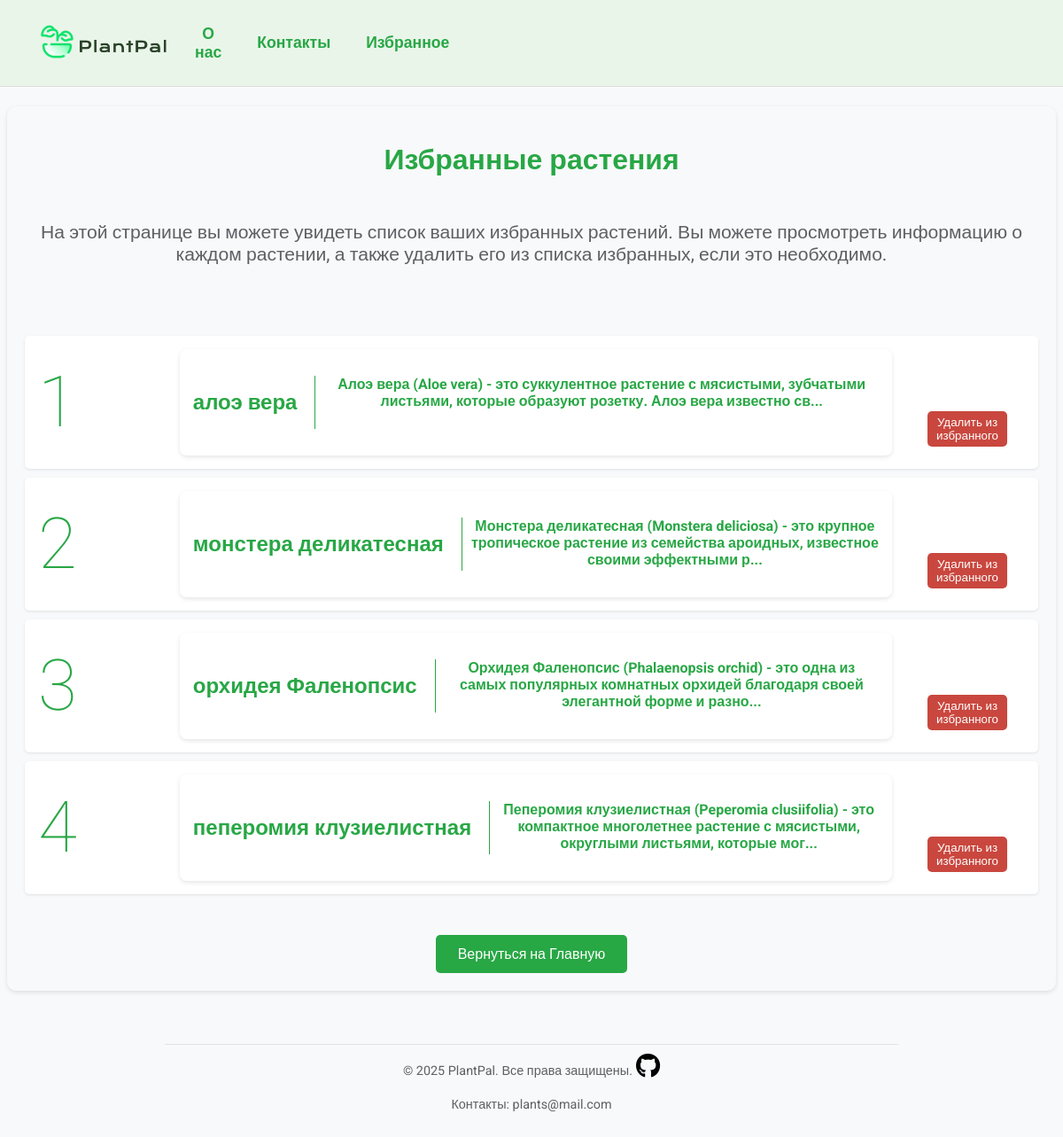
The page /favorites (signed in) on the database its author committed.
### tables this page shows
CREATE TABLE plants (
        id INTEGER PRIMARY KEY AUTOINCREMENT,
        name TEXT NOT NULL,
        description TEXT,
        lighting TEXT,
        watering TEXT,
        fertilizing TEXT,
        temperature TEXT,
        humidity TEXT,
        transplanting TEXT,
        soil_type TEXT,
        propagation TEXT,
        common_pests TEXT,
        toxicity_to_pets TEXT,
        blooming_season TEXT,
        pruning TEXT,
        special_care TEXT,
        diseases_description TEXT,
        diseases_prevention TEXT,
        diseases_treatment TEXT
    );

### app.py (the view)
@app.route('/favorites')
@login_required
def favorites():
    user_id = current_user.id
    favorite_plant_ids = get_favorite_plants(user_id)
    plants_info = []
    if favorite_plant_ids:
        try:
            conn = sqlite3.connect(DATABASE)
            cursor = conn.cursor()
            cursor.execute("SELECT * FROM plants WHERE id IN ({})".format(','.join('?' * len(favorite_plant_ids))), favorite_plant_ids)
            plants_info = cursor.fetchall()
        except Exception as e:
            logging.error(f"Ошибка при получении избранных растений для пользователя {user_id}: {e}")
            flash('Произошла ошибка при загрузке избранных растений.', 'error')
        finally:
            conn.close()
    return render_template('favorites.html', username=current_user.username, plants=plants_info)

### app.py (called while the page is built)
@login_manager.user_loader
def load_user(user_id):
    conn = sqlite3.connect(DATABASE)
    cursor = conn.cursor()
    cursor.execute("SELECT * FROM users WHERE id = ?", (user_id,))
    user_data = cursor.fetchone()
    conn.close()
    if user_data:
        return User(*user_data)
    return None

def get_favorite_plants(user_id):
    try:
        conn = sqlite3.connect(DATABASE)
        cursor = conn.cursor()
        cursor.execute("SELECT plant_id FROM favorite_plants WHERE user_id = ?", (user_id,))
        favorite_plant_ids = cursor.fetchall()
    except Exception as e:
        logging.error(f"Ошибка при получении избранных растений для пользователя {user_id}: {e}")
        return []
    finally:
        conn.close()
    return [plant_id[0] for plant_id in favorite_plant_ids]

### templates/favorites.html (shortened to what this page needs)
<!DOCTYPE html>
<html lang="ru">
<head>
        <link rel="stylesheet" href="https://cdnjs.cloudflare.com/ajax/libs/font-awesome/6.0.0/css/all.min.css" />
</head>
<body>
    <div class="navbar">
        <div class="logo">
            <a href="{{ url_for('index') }}">
                <img src="{{ url_for('static', filename='logo.png') }}" alt="Логотип" class="logo-img">
            </a>
        </div>
        <div class="navbar-content">
            <a href="/index#about" class="navbar-link2">О нас</a>
            <a href="#contacts" class="navbar-link3">Контакты</a>
            <a href="{{ url_for('favorites') }}" class="navbar-link">Избранное</a>
        </div>
    </div>
   <div class="favorites-container">
       <h1 class="favorites-title">Избранные растения</h1>
       <div class="description">
        <p>На этой странице вы можете увидеть список ваших избранных растений. Вы можете просмотреть информацию о каждом растении, а также удалить его из списка избранных, если это необходимо.</p>
       </div>
       {% if plants %}
       <ul class="favorites-list">
           {% for plant in plants %}
           <li class="favorites-item">
               <div class="favorites-item-content">
                   <span class="plant-number">{{ loop.index }}</span>
                   <div class="plant-info">
                        <a href="{{ url_for('result', plant_name=plant[1], image_path=plant[3], from_favorites=True) }}" class="plant-link" style="text-decoration: none; display: flex; align-items: center; width: 100%; min-height: 100px;">
                            <span style="font-size: 1.5em; margin-right: 10px;">{{ plant[1] }}</span>
                            <span style="flex: 1; word-wrap: break-word; min-height: 60px;">{{ plant[2][:130] }}{{ '...' if plant[2]|length > 130 else '' }}</span>
                        </a>
                   </div>
                   <form action="{{ url_for('remove_from_favorites') }}" method="post" style="display:inline;">
                       <button type="submit" class="remove-button" onclick="return confirm('Вы уверены, что хотите удалить это растение из избранного?');">Удалить из избранного</button>
                   </form>
               </div>
            </li>
           {% endfor %}
       </ul>
       {% else %}
           <p class="no-favorites-message">У вас нет избранных растений.</p>
       {% endif %}
       <a href="{{ url_for('index') }}" class="back-button">Вернуться на Главную</a>
   </div>
   <hr>
   <span id="contacts">
       <p1>© 2025 PlantPal. Все права защищены.</p1>
       <a href="https://github.com/1Polina18/plants.git" target="_blank"><i class="fab fa-github" style="font-size: 28px; color: black;"></i></a>
       <br>
       <br>
       <p1>Контакты: plants@mail.com</p1>
   </span>
</body>
</html>

### templates/favorites.html (style rules this page uses)
body { font-family: 'Roboto', sans-serif; text-align: center; margin-top: 120px; background-color: #f8f9fa; color: #343a40; margin-bottom: 30px; }
h1 { color: #28a745; margin-bottom: 20px; animation: fadeIn 1s ease-in-out; font-size: 2.5em; }
p { font-size: 1.1em; }
.navbar { display: flex; justify-content: space-between; align-items: center; padding: 20px; background-color: #e9f5e9; border-bottom: 1px solid #ddd; position: fixed; top: 0; left: 0; width: 100%; box-sizing: border-box; z-index: 1000; }
.navbar * { box-sizing: border-box; }
.logo { max-width: 200px; }
.logo-img { height: 40px; }
.navbar-content { display: flex; align-items: center; }
.navbar-link { margin-right: 900px; text-decoration: none; color: #28a745; font-weight: bold; transition: color 0.3s ease; font-size: 1.1em; }
.navbar-link2 { margin-right: 40px; text-decoration: none; color: #28a745; font-weight: bold; transition: color 0.3s ease; font-size: 1.1em; }
.navbar-link3 { margin-right: 40px; text-decoration: none; color: #28a745; font-weight: bold; transition: color 0.3s ease; font-size: 1.1em; }
.back-button { padding: 12px 25px; background-color: #28a745; color: white; border: none; cursor: pointer; text-decoration: none; display: inline-block; border-radius: 5px; font-size: 16px; transition: background-color 0.3s ease; margin-top: 30px; }
.favorites-container { max-width: 1200px; margin: 40px auto; padding: 20px; background-color: #f8f9fa; border-radius: 10px; box-shadow: 0 2px 5px rgba(0,0,0,0.1); }
.favorites-title { text-align: center; color: #28a745; font-size: 2em; margin-bottom: 20px; }
.favorites-list { list-style-type: none; padding: 0; }
.favorites-item { background-color: #ffffff; border-radius: 5px; padding: 15px; margin-bottom: 10px; box-shadow: 0 1px 3px rgba(0,0,0,0.1); transition: transform 0.2s; }
.plant-number { font-size: 5em; color: #28a745; margin-right: 20px; align-self: center; font-weight: lighter; }
button.remove-button { background-color: #c9473e; color: white; border: none; padding: 5px 10px; border-radius: 5px; cursor: pointer; margin-top: 60px; margin-right: 20px; margin-left: 40px; transition: background-color 0.3s ease; }
p1 { font-size: 0.9em; color: #5c6064; }
hr { border: none; height: 1px; background-color: rgba(204, 204, 204, 0.5); margin-top: 60px; margin-bottom: 10px; width: 70%; }
.plant-link { display: inline-block; padding: 10px 15px; background-color: #ffffff; border-radius: 8px; box-shadow: 0 2px 5px rgba(0, 0, 0, 0.1); color: #28a745; font-weight: bold; text-decoration: none; transition: background-color 0.3s ease, transform 0.3s ease; }
.description { margin-top: 50px; margin-bottom: 80px; font-size: 1.2em; color: #5c6064; }
.plant-info { display:flex; align-items:center; }
.favorites-item-content { display: flex; flex-direction: row; align-items: center; }

### rows shown on the page
plants: name "алоэ вера", description "Алоэ вера (Aloe vera) - это суккулентное растение с мясистыми, зубчатыми листьями, которые образуют розетку. Алоэ вера известно св", description "..."
plants: name "монстера деликатесная", description "Монстера деликатесная (Monstera deliciosa) - это крупное тропическое растение из семейства ароидных, известное своими эффектными р", description "..."
plants: name "орхидея Фаленопсис", description "Орхидея Фаленопсис (Phalaenopsis orchid) - это одна из самых популярных комнатных орхидей благодаря своей элегантной форме и разно", description "..."
plants: name "пеперомия клузиелистная", description "Пеперомия клузиелистная (Peperomia clusiifolia) - это компактное многолетнее растение с мясистыми, округлыми листьями, которые мог", description "..."
